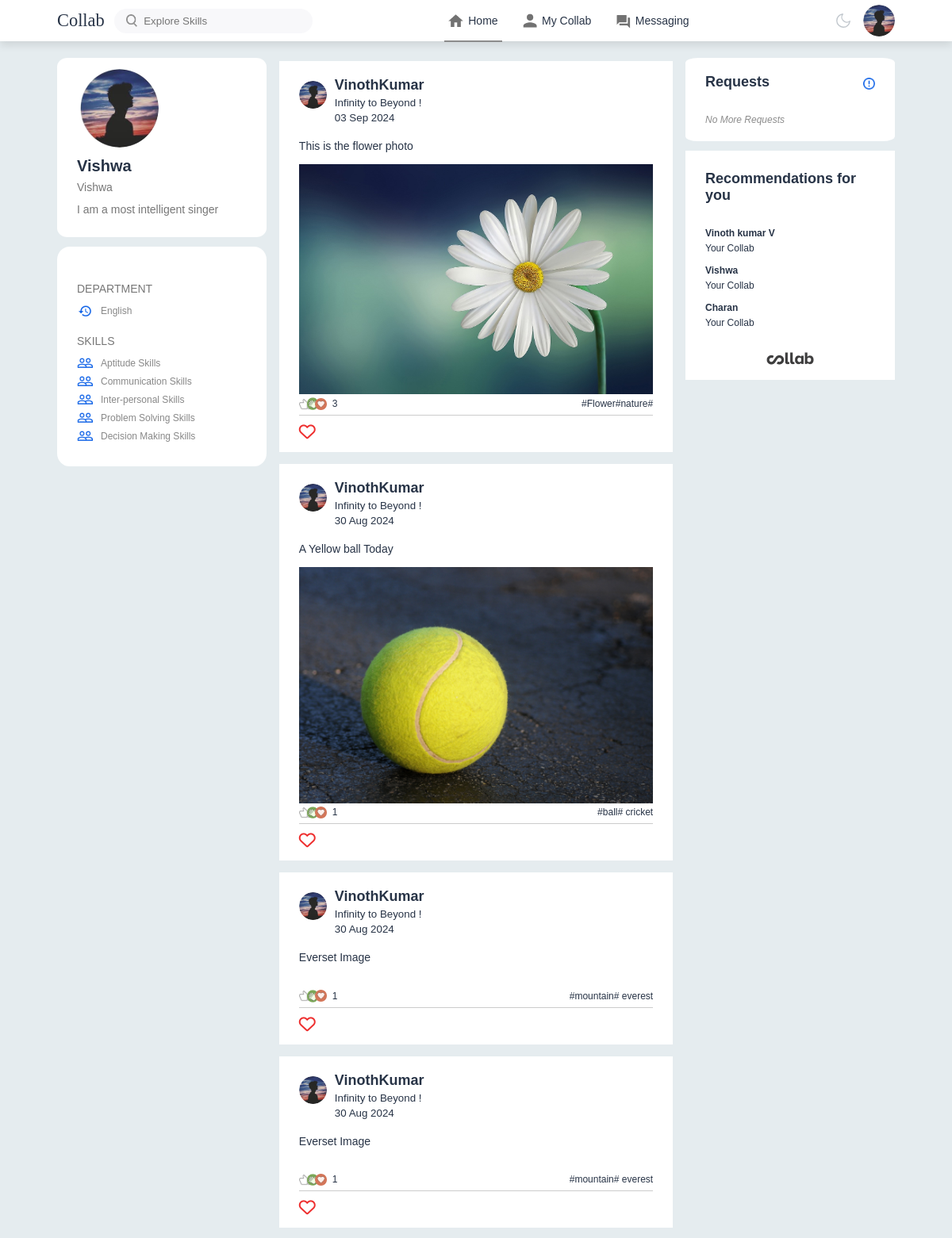
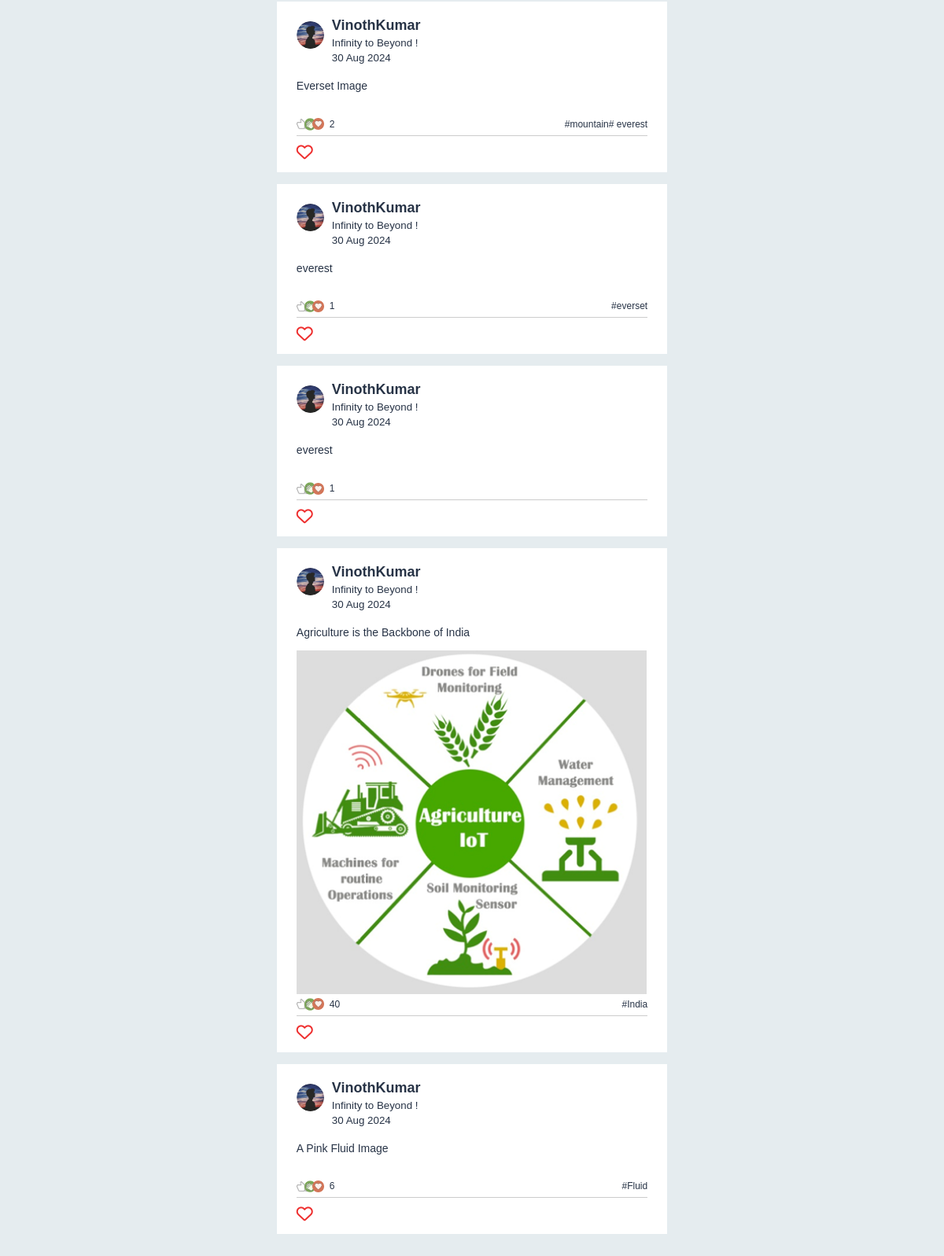
The app's page /home (signed in) with its own data (2 pictures, top to bottom).
### MyApp/models.py (models this page shows, shortened)
class Profile(models.Model):
    user = models.OneToOneField(User, on_delete=models.CASCADE)
    profile_pic = models.ImageField(null=True,blank=True,default="UI/user-vector.jpg")
    first_name = models.CharField(max_length=50, null = True, blank = True)
    department = models.CharField(max_length=50, null = True, blank = True)
    skills = models.CharField(max_length=500, null = True, blank = True)
    bio = models.TextField(max_length=150, null = True, blank = True,default="A Collaborative Person")
    created = models.DateField(auto_now_add=True)

class Post(models.Model):
    id = models.UUIDField(primary_key=True, default=uuid.uuid4, editable=False)
    picture = models.ImageField(upload_to=user_directory_path, verbose_name="Picture", null=True)
    caption = models.CharField(max_length=1000000, verbose_name="Caption")
    posted = models.DateTimeField(auto_now_add=True)
    tag = models.ManyToManyField(Tag, related_name = "tags")
    user = models.ForeignKey(User,on_delete=models.CASCADE)
    likes = models.IntegerField(default=0)

class Tag(models.Model):
    title = models.CharField(max_length=100, verbose_name="Tag")
    slug  = models.SlugField(null=False, unique=True, default=uuid.uuid1)
    def __str__(self):
        return self.title

### MyApp/views.py (the view, shortened to what this page needs)
# urls.py: 2. Add a URL to urlpatterns:  path('', views.home, name='home')
@login_required(login_url='login')
def home(request):
    user = request.user
    posts = Stream.objects.filter(user=user)
    liked_posts = Likes.objects.filter(user=user)
    suggestions = Profile.objects.filter(department=user.profile.department)
    received_requests = FriendRequest.objects.filter(recipient=request.user,accepted=False,declined=False)
    group_ids = []
    liked_posts_ids = []
    for post in posts:
        group_ids.append(post.post_id)
    post_items = Post.objects.filter(id__in=group_ids).all().order_by('-posted')
    for liked_post in liked_posts:
        liked_posts_ids.append(liked_post.post)
    skills = request.user.profile.skills
    skillsSet = skills.split(',')
    skillsSet = [element for element in skillsSet if element]
    context = {'post_items':post_items, 'skills' : skillsSet, 'liked_posts_ids': liked_posts_ids, 'suggestions':suggestions, 'received_requests':received_requests}
    return render(request,'home.html',context)

### templates/home.html (shortened to what this page needs)
{% load static %}
<!DOCTYPE html>
<html lang="en">
<head>
    <link rel="stylesheet" href="{% static 'css/home.css' %}">
    <link rel="stylesheet" href="https://cdnjs.cloudflare.com/ajax/libs/font-awesome/6.6.0/css/all.min.css" />
</head>
<body>
    <nav class="navbar">
        <div class="navbar-left">
            <a href="{% url 'home' %}" id="logo">Collab</a>
            <form action="" method="POST" autocomplete="off">
                <div class="search-box">
                    <img src="{% static 'images/UI/search.png' %}" alt="">
                        <input type="text" placeholder="Explore Skills" name="search" id="">
                </div>
            </form>
        </div>
        <div class="navbar-center">
            <ul>
                <li><a href="{% url 'home' %}" class="active-link"><img src="{% static 'images/UI/home.png' %}" alt=""><span>Home</span></img></a></li>
                <li><a href="{% url 'my_collab' %}"><img src="{% static 'images/UI/network.png' %}" alt=""><span>My Collab</span></img></a></li>
                <li><a href="{% url 'messaging' %}"><img src="{% static 'images/UI/message.png' %}" alt=""><span>Messaging</span></img></a></li>
            </ul>
        </div>
        <div class="navbar-right">
            <div class="user-settings">
                <div class="dark-light">
                 <svg viewBox="0 0 24 24" stroke="currentColor" stroke-width="1.5" fill="none" stroke-linecap="round" stroke-linejoin="round">
                  <path d="M21 12.79A9 9 0 1111.21 3 7 7 0 0021 12.79z" /></svg>
                </div>
            <div class="online">
                <img src="{{request.user.profile.profile_pic.url}}" class="nav-profile-img" onclick="toggleMenu()">
            </div>
        </div>
    </nav>
    <div class="container">
        <div class="left-sidebar">
            <div class="sidebar-profile-box">
                <div class="sidebar-profile-info">
                    <img src="{{request.user.profile.profile_pic.url}}" alt="">
                    <h1>{{request.user}}</h1>
                    <h3>{{request.user.profile.first_name}}</h3>
                    <h3>{{request.user.profile.bio}}</h3>
                </div>
            </div>
            <div class="sidebar-activity">
                <h3>DEPARTMENT</h3>
                <a href="#"><img src="{% static 'images/UI/recent.png' %}" alt="">{{request.user.profile.department}}</a>
                <h3>SKILLS</h3>
                {% for skill in skills %}
                <a href="#"><img src="{% static 'images/UI/group.png' %}" alt="">{{skill}}</a>
                {% endfor %}
            </div>
        </div>
        <div class="main-content">
            {% for post in post_items %}
            <div class="post">
                <div class="post-author">
                    <img src="{{post.user.profile.profile_pic.url}}" alt="">
                    <div class="">
                        <h1>{{post.user.username}}</h1>
                        <small>{{post.user.profile.bio}}</small>
                        <small>{{post.posted|date:"d M Y"}}</small>
                    </div>
                </div>
                <p>{{post.caption}}</p>
                <img src="{{post.picture.url}}" alt="" width="100%">
                <div class="post-stats">
                    <div>
                        <img src="{% static 'images/UI/thumbsup.png' %}" alt="">
                        <img src="{% static 'images/UI/clap.png' %}" alt="">
                        <img src="{% static 'images/UI/love.png' %}" alt="">
                        <span class="liked-users">{{post.likes}}</span>
                    </div>
                    <div>
                        {% for tag in post.tag.all %}
                            <span>#{{tag}}</span>
                        {% endfor %}
                    </div>
                </div>
                <div class="post-activity">
                    <div class="post-activity-link">
                        <a href="{% url 'like' post.id %}" class="likeButton">
                        </a>
                    </div>
                </div>
            </div>
            {% endfor %}
       </div>
        <div class="right-sidebar">
            <div class="sidebar-news">
                <img src="{% static 'images/UI/more.png' %}" alt="" class="info-icon">
                <h3>Requests</h3>
                {% if received_requests %}
                    {% for received_request in received_requests %}
                        <div id="requests">
                            <p>{{ received_request.sender.username }} sent you a friend request.</p>
                            <div class="requests-button">
                                <form action="{% url 'accept_friend_request' received_request.id %}" method="post">
                                    {% csrf_token %}
                                    <button type="submit" id="accept">Accept</button>
                                </form>
                                <form action="{% url 'decline_friend_request' received_request.id %}" method="post">
                                    {% csrf_token %}
                                    <button type="submit" id="decline">Decline</button>
                                </form>
                            </div>
                        </div>
                    {% endfor %}
                {% else %}
                    <a href="#" class="read-more-link">No More Requests</a>
                {% endif %}
            </div>
            <div class="sidebar-ad">
                <div class="recommendations">
                <h3>Recommendations for you</h3>
                    {% for suggestion in suggestions %}
                        {% if suggestion.first_name != request.user %}
                            <a href="">{{suggestion.first_name}}</a>
                            <span>Your Collab</span>
                        {% endif %}
                    {% endfor %}
                </div>
                <div class="">
                    <img src="{% static 'images/logo-dark.png' %}" alt="">
                </div>
            </div>
        </div>
    </div>
</body>
</html>

### records on screen
Post: user.profile.profile_pic (picture), user.username "VinothKumar", user.profile.bio "Infinity to Beyond !", posted "03 Sep 2024", caption "This is the flower photo", picture (picture), likes "3"
Tag: title "Flower"
Tag: title "nature"
Post: user.profile.profile_pic (picture), user.username "VinothKumar", user.profile.bio "Infinity to Beyond !", posted "30 Aug 2024", caption "A Yellow ball Today", picture (picture), likes "1"
Tag: title "ball"
Tag: title "cricket"
Post: user.profile.profile_pic (picture), user.username "VinothKumar", user.profile.bio "Infinity to Beyond !", posted "30 Aug 2024", caption "Everset Image", likes "1"
Tag: title "mountain"
Tag: title "everest"
Post: user.profile.profile_pic (picture), user.username "VinothKumar", user.profile.bio "Infinity to Beyond !", posted "30 Aug 2024", caption "Everset Image", likes "1"
Post: user.profile.profile_pic (picture), user.username "VinothKumar", user.profile.bio "Infinity to Beyond !", posted "30 Aug 2024", caption "Everset Image", likes "2"
Post: user.profile.profile_pic (picture), user.username "VinothKumar", user.profile.bio "Infinity to Beyond !", posted "30 Aug 2024", caption "everest", likes "1"
Tag: title "everset"
Post: user.profile.profile_pic (picture), user.username "VinothKumar", user.profile.bio "Infinity to Beyond !", posted "30 Aug 2024", caption "everest", likes "1"
Post: user.profile.profile_pic (picture), user.username "VinothKumar", user.profile.bio "Infinity to Beyond !", posted "30 Aug 2024", caption "Agriculture is the Backbone of India", picture (picture), likes "40"
Tag: title "India"
Post: user.profile.profile_pic (picture), user.username "VinothKumar", user.profile.bio "Infinity to Beyond !", posted "30 Aug 2024", caption "A Pink Fluid Image", likes "6"
Tag: title "Fluid"
Profile: first_name "Vinoth kumar V"
Profile: first_name "Vishwa"
Profile: first_name "Charan"

### other values on screen
{{ request.user }} "Vishwa"
{{ request.user.profile.first_name }} "Vishwa"
{{ request.user.profile.bio }} "I am a most intelligent singer"
{{ request.user.profile.department }} "English"
{{ skill }} "Aptitude Skills" "Communication Skills" "Inter-personal Skills" "Problem Solving Skills" "Decision Making Skills"
